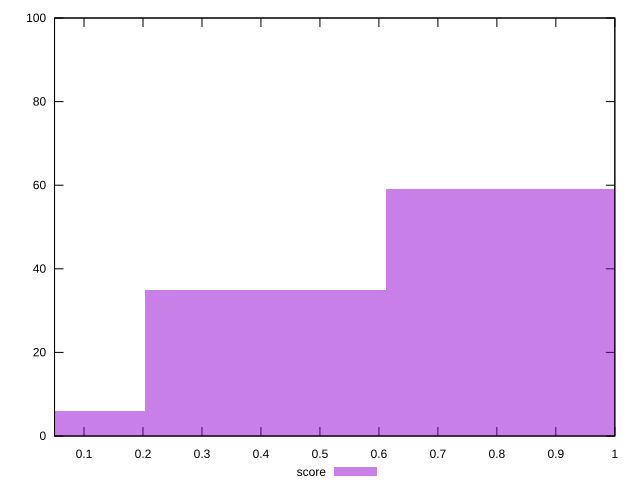

This figure's gnuplot source:
reset

$score <<EOF
0 6
0.40821667316204696 35
0.8164333463240939 59
EOF

set key outside below
set boxwidth 0.40821667316204696
set xrange [0.05:1]
set yrange [0:100]
set trange [0:100]
set style fill transparent solid 0.5 noborder
set terminal svg size 640, 490 enhanced background rgb 'white'
set output "reports/report_00028_2021-02-24T12-49-42.674Z/speed-index/samples/music/score/histogram.svg"

plot $score title "score" with boxes

reset
